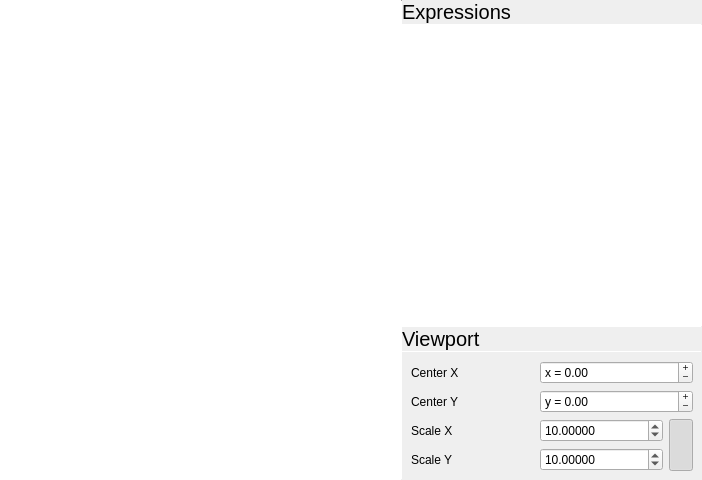
<?xml version="1.0" encoding="UTF-8"?>
<ui version="4.0">
 <class>GraphWidget</class>
 <widget class="QWidget" name="GraphWidget">
  <property name="geometry">
   <rect>
    <x>0</x>
    <y>0</y>
    <width>702</width>
    <height>480</height>
   </rect>
  </property>
  <property name="windowTitle">
   <string notr="true">Form</string>
  </property>
  <layout class="QHBoxLayout" name="horizontalLayout">
   <property name="spacing">
    <number>0</number>
   </property>
   <property name="leftMargin">
    <number>0</number>
   </property>
   <property name="topMargin">
    <number>0</number>
   </property>
   <property name="rightMargin">
    <number>0</number>
   </property>
   <property name="bottomMargin">
    <number>0</number>
   </property>
   <item>
    <widget class="GraphView" name="graphicsView">
     <property name="frameShape">
      <enum>QFrame::NoFrame</enum>
     </property>
     <property name="verticalScrollBarPolicy">
      <enum>Qt::ScrollBarAlwaysOff</enum>
     </property>
     <property name="horizontalScrollBarPolicy">
      <enum>Qt::ScrollBarAlwaysOff</enum>
     </property>
    </widget>
   </item>
   <item>
    <widget class="Line" name="line_2">
     <property name="maximumSize">
      <size>
       <width>1</width>
       <height>16777215</height>
      </size>
     </property>
     <property name="orientation">
      <enum>Qt::Vertical</enum>
     </property>
    </widget>
   </item>
   <item>
    <widget class="QWidget" name="rightPane" native="true">
     <property name="minimumSize">
      <size>
       <width>300</width>
       <height>0</height>
      </size>
     </property>
     <property name="maximumSize">
      <size>
       <width>300</width>
       <height>16777215</height>
      </size>
     </property>
     <layout class="QVBoxLayout" name="verticalLayout">
      <property name="spacing">
       <number>0</number>
      </property>
      <property name="leftMargin">
       <number>0</number>
      </property>
      <property name="topMargin">
       <number>0</number>
      </property>
      <property name="rightMargin">
       <number>0</number>
      </property>
      <property name="bottomMargin">
       <number>0</number>
      </property>
      <item>
       <layout class="QHBoxLayout" name="horizontalLayout_2">
        <property name="spacing">
         <number>0</number>
        </property>
        <item>
         <widget class="QLabel" name="label">
          <property name="sizePolicy">
           <sizepolicy hsizetype="Expanding" vsizetype="Preferred">
            <horstretch>0</horstretch>
            <verstretch>0</verstretch>
           </sizepolicy>
          </property>
          <property name="font">
           <font>
            <pointsize>15</pointsize>
           </font>
          </property>
          <property name="text">
           <string>Expressions</string>
          </property>
          <property name="margin">
           <number>9</number>
          </property>
         </widget>
        </item>
        <item>
         <widget class="QPushButton" name="addEquationButton">
          <property name="sizePolicy">
           <sizepolicy hsizetype="Preferred" vsizetype="Preferred">
            <horstretch>0</horstretch>
            <verstretch>0</verstretch>
           </sizepolicy>
          </property>
          <property name="text">
           <string/>
          </property>
          <property name="icon">
           <iconset theme="list-add">
            <normaloff>.</normaloff>.</iconset>
          </property>
          <property name="flat">
           <bool>true</bool>
          </property>
         </widget>
        </item>
       </layout>
      </item>
      <item>
       <widget class="Line" name="line">
        <property name="maximumSize">
         <size>
          <width>16777215</width>
          <height>1</height>
         </size>
        </property>
        <property name="orientation">
         <enum>Qt::Horizontal</enum>
        </property>
       </widget>
      </item>
      <item>
       <widget class="QListWidget" name="equationsList">
        <property name="contextMenuPolicy">
         <enum>Qt::CustomContextMenu</enum>
        </property>
        <property name="frameShape">
         <enum>QFrame::NoFrame</enum>
        </property>
       </widget>
      </item>
      <item>
       <widget class="Line" name="line_4">
        <property name="maximumSize">
         <size>
          <width>16777215</width>
          <height>1</height>
         </size>
        </property>
        <property name="orientation">
         <enum>Qt::Horizontal</enum>
        </property>
       </widget>
      </item>
      <item>
       <widget class="QLabel" name="label_2">
        <property name="font">
         <font>
          <pointsize>15</pointsize>
         </font>
        </property>
        <property name="text">
         <string>Viewport</string>
        </property>
        <property name="margin">
         <number>9</number>
        </property>
       </widget>
      </item>
      <item>
       <widget class="Line" name="line_3">
        <property name="maximumSize">
         <size>
          <width>16777215</width>
          <height>1</height>
         </size>
        </property>
        <property name="orientation">
         <enum>Qt::Horizontal</enum>
        </property>
       </widget>
      </item>
      <item>
       <layout class="QGridLayout" name="gridLayout">
        <property name="leftMargin">
         <number>9</number>
        </property>
        <property name="topMargin">
         <number>9</number>
        </property>
        <property name="rightMargin">
         <number>9</number>
        </property>
        <property name="bottomMargin">
         <number>9</number>
        </property>
        <property name="spacing">
         <number>6</number>
        </property>
        <item row="0" column="0">
         <widget class="QLabel" name="label_3">
          <property name="text">
           <string>Center X</string>
          </property>
         </widget>
        </item>
        <item row="3" column="0">
         <widget class="QLabel" name="label_6">
          <property name="text">
           <string>Scale Y</string>
          </property>
         </widget>
        </item>
        <item row="2" column="1">
         <widget class="QDoubleSpinBox" name="scaleXBox">
          <property name="decimals">
           <number>5</number>
          </property>
          <property name="minimum">
           <double>0.010000000000000</double>
          </property>
          <property name="maximum">
           <double>999999999.000000000000000</double>
          </property>
          <property name="value">
           <double>10.000000000000000</double>
          </property>
         </widget>
        </item>
        <item row="3" column="1">
         <widget class="QDoubleSpinBox" name="scaleYBox">
          <property name="decimals">
           <number>5</number>
          </property>
          <property name="minimum">
           <double>0.010000000000000</double>
          </property>
          <property name="maximum">
           <double>999999999.000000000000000</double>
          </property>
          <property name="value">
           <double>10.000000000000000</double>
          </property>
         </widget>
        </item>
        <item row="1" column="0">
         <widget class="QLabel" name="label_4">
          <property name="text">
           <string>Center Y</string>
          </property>
         </widget>
        </item>
        <item row="2" column="0">
         <widget class="QLabel" name="label_5">
          <property name="text">
           <string>Scale X</string>
          </property>
         </widget>
        </item>
        <item row="2" column="2" rowspan="2">
         <widget class="QToolButton" name="linkCheck">
          <property name="sizePolicy">
           <sizepolicy hsizetype="Fixed" vsizetype="Preferred">
            <horstretch>0</horstretch>
            <verstretch>0</verstretch>
           </sizepolicy>
          </property>
          <property name="text">
           <string notr="true"/>
          </property>
          <property name="icon">
           <iconset theme="insert-link">
            <normaloff>.</normaloff>.</iconset>
          </property>
          <property name="checkable">
           <bool>true</bool>
          </property>
          <property name="checked">
           <bool>true</bool>
          </property>
         </widget>
        </item>
        <item row="1" column="1" colspan="2">
         <widget class="QDoubleSpinBox" name="centerYBox">
          <property name="buttonSymbols">
           <enum>QAbstractSpinBox::PlusMinus</enum>
          </property>
          <property name="prefix">
           <string>y = </string>
          </property>
          <property name="minimum">
           <double>-999999999999.000000000000000</double>
          </property>
          <property name="maximum">
           <double>999999999999.000000000000000</double>
          </property>
         </widget>
        </item>
        <item row="0" column="1" colspan="2">
         <widget class="QDoubleSpinBox" name="centerXBox">
          <property name="buttonSymbols">
           <enum>QAbstractSpinBox::PlusMinus</enum>
          </property>
          <property name="prefix">
           <string>x = </string>
          </property>
          <property name="minimum">
           <double>-999999999999.000000000000000</double>
          </property>
          <property name="maximum">
           <double>999999999999.000000000000000</double>
          </property>
         </widget>
        </item>
       </layout>
      </item>
     </layout>
    </widget>
   </item>
  </layout>
 </widget>
 <customwidgets>
  <customwidget>
   <class>GraphView</class>
   <extends>QGraphicsView</extends>
   <header>parts/graph/graphview.h</header>
   <slots>
    <signal>readyChanged(bool)</signal>
   </slots>
  </customwidget>
 </customwidgets>
 <resources/>
 <connections/>
</ui>
